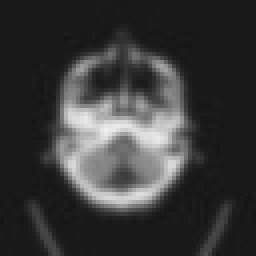
#> input picture denoised_ista/denoised_ista_000001.jpeg, 64 x 64 px, found by its file name (shown 4 times larger)
$ python prewitt_vertical_edge.py
#> lines starting #> are read from the running program, lines starting #| are printed output that depends on the picture
import cv2
import numpy as np

kernel = np.array([[1, 1, 1],
                   [0, 0, 0],
                   [-1, -1, -1]], dtype=np.float32)  # Sharpen kernel

# Read image (grayscale for edge detection/sharpening)
img = cv2.imread("denoised_ista\denoised_ista_000001.jpeg", cv2.IMREAD_GRAYSCALE)
#> img is the input picture: shape (64, 64); min 20, max 240, mean 56.8

# Convolve with kernel
filtered_img = cv2.filter2D(img, -1, kernel)
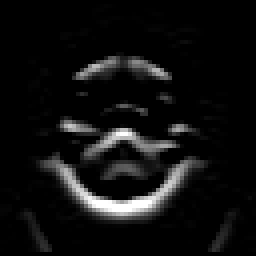
#> filtered_img: shape (64, 64) (shown 4 times larger); min 0, max 255, mean 15.8

# Save result
cv2.imwrite("prewitt_vertical_edge.png", filtered_img)
print("✅ Output saved as output.png")
